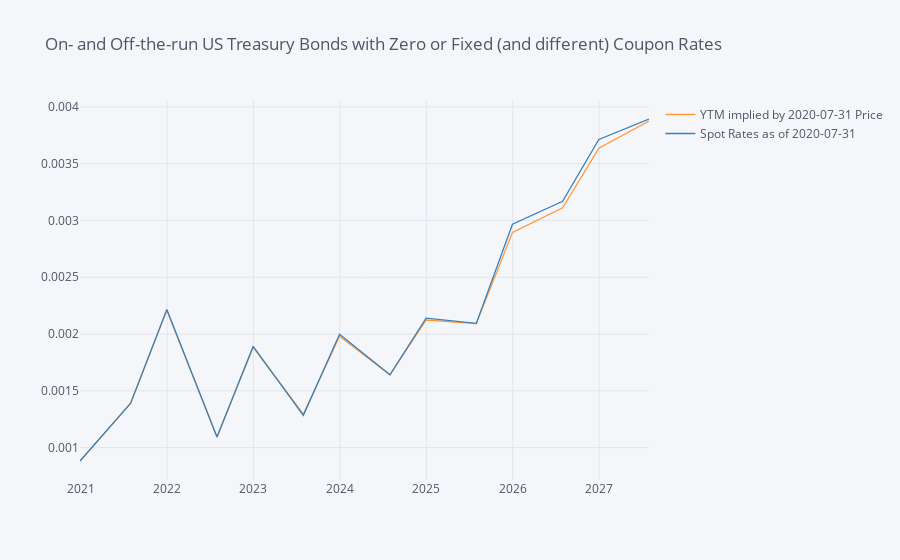

The cell this chart's notebook holds for it:
### Code cell
off_on_df[["YTM implied by 2020-07-31 Price", "Spot Rates as of 2020-07-31"]].iplot(
    title="On- and Off-the-run US Treasury Bonds with Zero or Fixed (and different) Coupon Rates")

### Figure 1 — Plotly figure (JSON) as saved in the notebook; plotly's stock layout.template omitted (floating-point values rounded to 4 significant figures)
{"data": [{"line": {"color": "rgba(255, 153, 51, 1.0)", "dash": "solid", "shape": "linear", "width": 1.3}, "mode": "lines", "name": "YTM implied by 2020-07-31 Price", "text": "", "type": "scatter", "x": ["2020-12-29", "2021-07-31", "2021-12-31", "2022-07-31", "2022-12-31", "2023-07-31", "2023-12-31", "2024-07-31", "2024-12-31", "2025-07-31", "2025-12-31", "2026-07-31", "2026-12-31", "2027-07-31"], "y": [0.0008824, 0.001389, 0.002208, 0.001093, 0.001883, 0.001295, 0.00198, 0.001641, 0.002124, 0.002091, 0.002895, 0.003111, 0.003635, 0.003875]}, {"line": {"color": "rgba(55, 128, 191, 1.0)", "dash": "solid", "shape": "linear", "width": 1.3}, "mode": "lines", "name": "Spot Rates as of 2020-07-31", "text": "", "type": "scatter", "x": ["2020-12-29", "2021-07-31", "2021-12-31", "2022-07-31", "2022-12-31", "2023-07-31", "2023-12-31", "2024-07-31", "2024-12-31", "2025-07-31", "2025-12-31", "2026-07-31", "2026-12-31", "2027-07-31"], "y": [0.0008824, 0.001391, 0.002216, 0.001093, 0.001892, 0.001284, 0.001998, 0.001641, 0.002141, 0.002093, 0.002966, 0.003169, 0.003712, 0.003893]}], "layout": {"legend": {"bgcolor": "#F5F6F9", "font": {"color": "#4D5663"}}, "paper_bgcolor": "#F5F6F9", "plot_bgcolor": "#F5F6F9", "title": {"font": {"color": "#4D5663"}, "text": "On- and Off-the-run US Treasury Bonds with Zero or Fixed (and different) Coupon Rates"}, "xaxis": {"gridcolor": "#E1E5ED", "showgrid": true, "tickfont": {"color": "#4D5663"}, "title": {"font": {"color": "#4D5663"}, "text": ""}, "zerolinecolor": "#E1E5ED"}, "yaxis": {"gridcolor": "#E1E5ED", "showgrid": true, "tickfont": {"color": "#4D5663"}, "title": {"font": {"color": "#4D5663"}, "text": ""}, "zerolinecolor": "#E1E5ED"}}}
